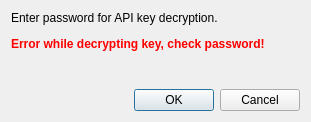
<?xml version="1.0" encoding="UTF-8"?>
<ui version="4.0">
 <class>EnterApiPwDialog</class>
 <widget class="QDialog" name="EnterApiPwDialog">
  <property name="geometry">
   <rect>
    <x>0</x>
    <y>0</y>
    <width>311</width>
    <height>122</height>
   </rect>
  </property>
  <property name="windowTitle">
   <string>Enter Password</string>
  </property>
  <layout class="QVBoxLayout" name="verticalLayout">
   <item>
    <widget class="QLabel" name="label">
     <property name="text">
      <string>Enter password for API key decryption.</string>
     </property>
    </widget>
   </item>
   <item>
    <widget class="PasswordField" name="pw_field" native="true"/>
   </item>
   <item>
    <widget class="QLabel" name="error_label">
     <property name="font">
      <font>
       <bold>false</bold>
      </font>
     </property>
     <property name="text">
      <string>&lt;html&gt;&lt;head/&gt;&lt;body&gt;&lt;p&gt;&lt;span style=&quot; font-weight:700; color:#ff0000;&quot;&gt;Error while decrypting key, check password!&lt;/span&gt;&lt;/p&gt;&lt;/body&gt;&lt;/html&gt;</string>
     </property>
     <property name="textFormat">
      <enum>Qt::RichText</enum>
     </property>
    </widget>
   </item>
   <item>
    <spacer name="verticalSpacer">
     <property name="orientation">
      <enum>Qt::Vertical</enum>
     </property>
     <property name="sizeHint" stdset="0">
      <size>
       <width>20</width>
       <height>3</height>
      </size>
     </property>
    </spacer>
   </item>
   <item>
    <widget class="QDialogButtonBox" name="buttonBox">
     <property name="standardButtons">
      <set>QDialogButtonBox::Cancel|QDialogButtonBox::Ok</set>
     </property>
    </widget>
   </item>
  </layout>
 </widget>
 <customwidgets>
  <customwidget>
   <class>PasswordField</class>
   <extends>QWidget</extends>
   <header>ui/passwordfield.h</header>
   <container>1</container>
  </customwidget>
 </customwidgets>
 <resources/>
 <connections/>
</ui>
